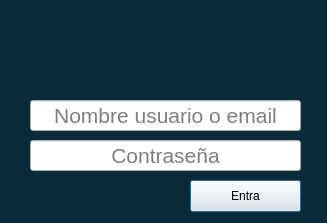
<?xml version="1.0" encoding="UTF-8"?>
<ui version="4.0">
 <class>Dialog</class>
 <widget class="QDialog" name="Dialog">
  <property name="geometry">
   <rect>
    <x>0</x>
    <y>0</y>
    <width>327</width>
    <height>223</height>
   </rect>
  </property>
  <property name="sizePolicy">
   <sizepolicy hsizetype="Maximum" vsizetype="Maximum">
    <horstretch>0</horstretch>
    <verstretch>0</verstretch>
   </sizepolicy>
  </property>
  <property name="minimumSize">
   <size>
    <width>327</width>
    <height>223</height>
   </size>
  </property>
  <property name="maximumSize">
   <size>
    <width>327</width>
    <height>223</height>
   </size>
  </property>
  <property name="windowTitle">
   <string>Playfulbot</string>
  </property>
  <property name="styleSheet">
   <string notr="true">QDialog{background-color: #092b39;}</string>
  </property>
  <widget class="QLabel" name="label">
   <property name="geometry">
    <rect>
     <x>70</x>
     <y>20</y>
     <width>191</width>
     <height>61</height>
    </rect>
   </property>
   <property name="text">
    <string/>
   </property>
   <property name="pixmap">
    <pixmap>images/logo.png</pixmap>
   </property>
  </widget>
  <widget class="QLineEdit" name="loginEdit">
   <property name="geometry">
    <rect>
     <x>30</x>
     <y>100</y>
     <width>271</width>
     <height>31</height>
    </rect>
   </property>
   <property name="font">
    <font>
     <pointsize>16</pointsize>
    </font>
   </property>
   <property name="alignment">
    <set>Qt::AlignCenter</set>
   </property>
   <property name="placeholderText">
    <string>Nombre usuario o email</string>
   </property>
  </widget>
  <widget class="QLineEdit" name="passEdit">
   <property name="geometry">
    <rect>
     <x>30</x>
     <y>140</y>
     <width>271</width>
     <height>31</height>
    </rect>
   </property>
   <property name="font">
    <font>
     <pointsize>16</pointsize>
    </font>
   </property>
   <property name="text">
    <string/>
   </property>
   <property name="echoMode">
    <enum>QLineEdit::Password</enum>
   </property>
   <property name="alignment">
    <set>Qt::AlignCenter</set>
   </property>
   <property name="placeholderText">
    <string>Contraseña</string>
   </property>
  </widget>
  <widget class="QPushButton" name="btnLogin">
   <property name="geometry">
    <rect>
     <x>190</x>
     <y>180</y>
     <width>111</width>
     <height>32</height>
    </rect>
   </property>
   <property name="text">
    <string>Entra</string>
   </property>
  </widget>
 </widget>
 <resources/>
 <connections/>
</ui>
